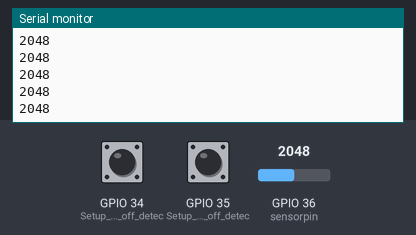
A sketch run on a simulated ESP32. Parts: the last lines printed to the serial monitor. The test bench sets the inputs (shaded band); at power-on: GPIO 34 (Setup_for_leads_off_detec) LOW, GPIO 36 (sensorpin) = 2048, GPIO 35 (Setup_for_leads_off_detec) LOW.

Above: at 1.2 s.
1.3 s: GPIO 34 (Setup_for_leads_off_detec) pulled HIGH for 0.15 s
2.9 s: GPIO 36 (sensorpin) set to 2866
At 3.7 s:
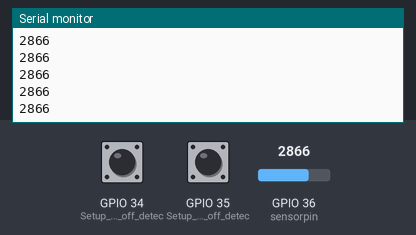
4.4 s: GPIO 35 (Setup_for_leads_off_detec) pulled HIGH for 1 s
At 5.0 s:
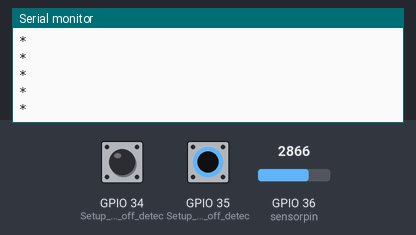
6.9 s: GPIO 36 (sensorpin) set to 3603
At 7.6 s:
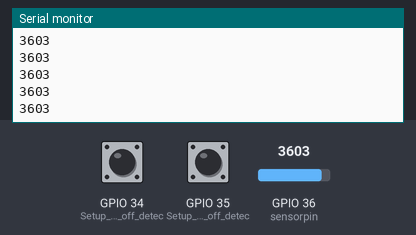
Timing chart, 0 to 9.4 s (numbered marks = the images above; inputs shaded):
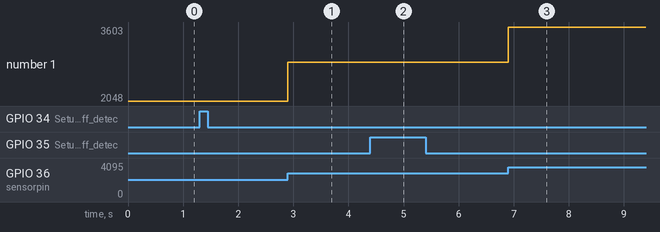

The sketch:

sketch_aug31a.ino
```cpp
#define sensorpin A0

void setup() {
//initialize the serial communication:
Serial.begin(9600);
pinMode(34, INPUT); //Setup for leads off detection LO +
pinMode(35, INPUT); //Setup for leads off detection LO -

}

void loop() {

if((digitalRead(34) == 1)||(digitalRead(35) == 1)){
Serial.println('*');
}
else{
//envie o valor da entrada analógica 0:
Serial.println(analogRead(sensorpin));
}
//Aguarde um pouco para evitar que os dados seriais fiquem saturados
delay(1);
}
```

Measured:
- after the input at 2.9 s, the serial monitor: prints a new line at once (image 1)
- after the input at 6.9 s, the serial monitor: prints a new line at once (image 3)
- plotted number 1: 2048 → 2866 after the input at 2.9 s, 2866 → 3603 after the input at 6.9 s
